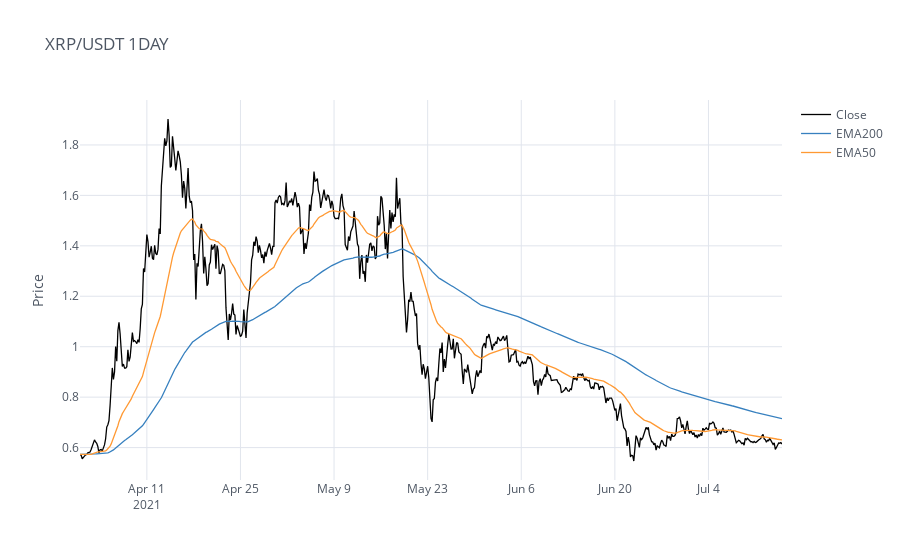

The notebook cell this image was saved under:
### Code cell
cf.go_offline() # It will make cufflinks offline
cf.set_config_file(offline = False, world_readable = True)
graph = frame[["Close", "EMA200", "EMA50"]] # data I want to plot (my db is called 'frame')
graph.iplot(kind = "line", color = ["black", 'blue', 'orange'], theme = "white", title = "XRP/USDT 1DAY", yTitle = "Price") # In this line, I can customize my graph

### Figure 1 — Plotly figure (JSON) as saved in the notebook; plotly's stock layout.template omitted (floating-point values rounded to 4 significant figures; data arrays with more than 128 entries replaced by an {"elided": "..."} marker saying what was removed)
{"data": [{"line": {"color": "rgba(0, 0, 0, 1)", "dash": "solid", "shape": "linear", "width": 1.3}, "mode": "lines", "name": "Close", "text": "", "type": "scatter", "x": {"elided": "631 str values"}, "y": {"elided": "631 float values"}}, {"line": {"color": "rgba(55, 128, 191, 1.0)", "dash": "solid", "shape": "linear", "width": 1.3}, "mode": "lines", "name": "EMA200", "text": "", "type": "scatter", "x": {"elided": "631 str values"}, "y": {"elided": "631 float values"}}, {"line": {"color": "rgba(255, 153, 51, 1.0)", "dash": "solid", "shape": "linear", "width": 1.3}, "mode": "lines", "name": "EMA50", "text": "", "type": "scatter", "x": {"elided": "631 str values"}, "y": {"elided": "631 float values"}}], "layout": {"autosize": true, "dragmode": "pan", "legend": {"bgcolor": "#FFFFFF", "font": {"color": "#4D5663"}}, "paper_bgcolor": "#FFFFFF", "plot_bgcolor": "#FFFFFF", "title": {"font": {"color": "#4D5663"}, "text": "XRP/USDT 1DAY"}, "xaxis": {"autorange": true, "gridcolor": "#E1E5ED", "range": ["2021-04-01", "2021-07-15"], "showgrid": true, "tickfont": {"color": "#4D5663"}, "title": {"font": {"color": "#4D5663"}, "text": ""}, "type": "date", "zerolinecolor": "#E1E5ED"}, "yaxis": {"autorange": true, "gridcolor": "#E1E5ED", "range": [0.4715, 1.978], "showgrid": true, "tickfont": {"color": "#4D5663"}, "title": {"font": {"color": "#4D5663"}, "text": "Price"}, "type": "linear", "zerolinecolor": "#E1E5ED"}}}
